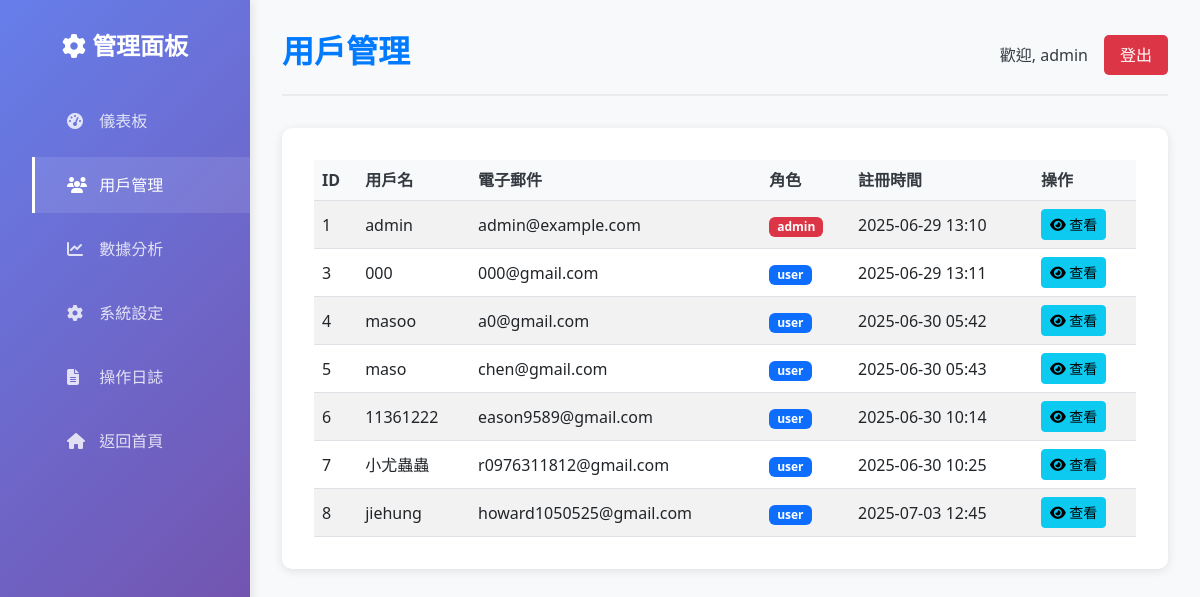
/admin/users (signed in), run on an earlier commit of the app's database.
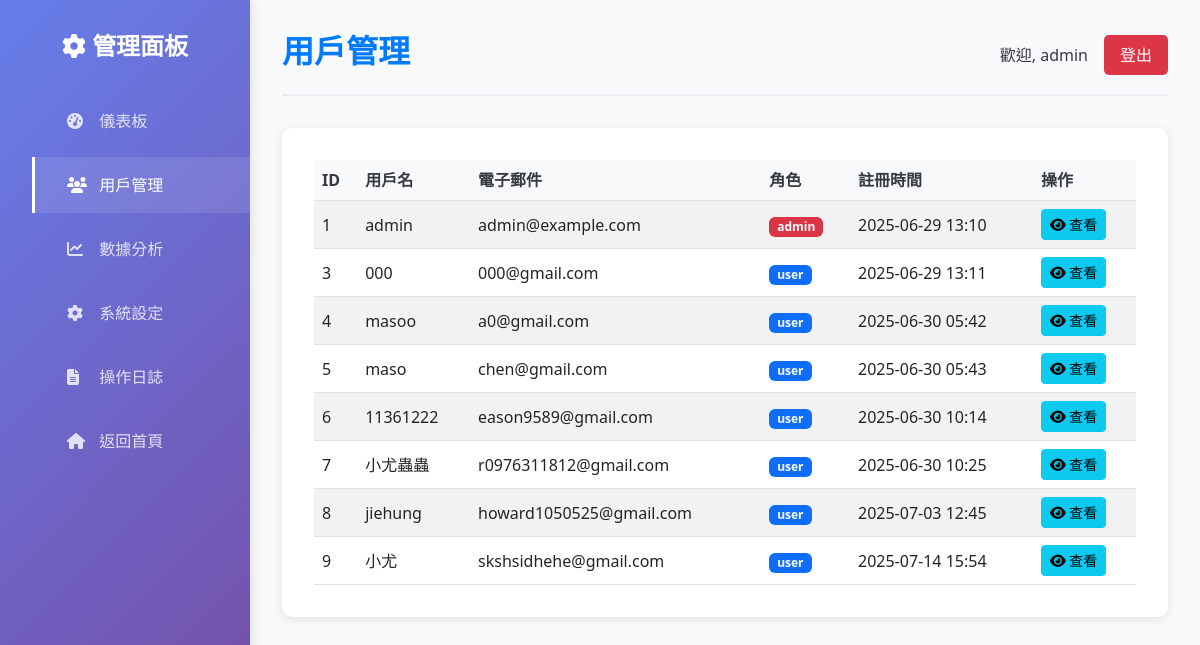
And on a later commit of the database.
### models.py (models this page shows, shortened)
class User(db.Model, UserMixin):
    __tablename__ = 'users'
    id = db.Column(db.Integer, primary_key=True)
    username = db.Column(db.String(80), unique=True, nullable=False)
    email = db.Column(db.String(120), unique=True, nullable=False)
    password_hash = db.Column(db.String(256), nullable=False)
    role = db.Column(db.String(20), nullable=False, default='user') # 'user' or 'admin'
    created_at = db.Column(db.DateTime, default=datetime.utcnow)

### admin.py (the view)
@admin_bp.route('/users')
@admin_required
def users():
    page = request.args.get('page', 1, type=int)
    per_page = 20
    users = User.query.paginate(
        page=page, per_page=per_page, error_out=False
    )
    log_admin_action(f"Viewed users list (page {page})")
    return render_template('admin_users.html', users=users)

### admin.py (called while the page is built)
def admin_required(f):
    @wraps(f)
    @login_required
    def decorated_function(*args, **kwargs):
        if current_user.role != 'admin':
            abort(403)
        return f(*args, **kwargs)
    return decorated_function

def log_admin_action(action):
    admin_log = AdminLog(
        admin_id=current_user.id,
        action=action,
        timestamp=datetime.utcnow()
    )
    db.session.add(admin_log)
    db.session.commit()

### app.py (called while the page is built)
@login_manager.user_loader
def load_user(user_id):
    return db.session.get(User, int(user_id))

### templates/admin_users.html (shortened to what this page needs)
<!DOCTYPE html>
<html lang="zh-Hant">
<head>
    <link rel="stylesheet" href="https://cdnjs.cloudflare.com/ajax/libs/font-awesome/6.4.2/css/all.min.css">
    <link rel="stylesheet" href="https://cdnjs.cloudflare.com/ajax/libs/bootstrap/5.3.0/css/bootstrap.min.css">
    <link rel="stylesheet" href="{{ url_for('static', filename='css/admin.css') }}">
</head>
<body>
    <div class="admin-container">
        <aside class="sidebar">
            <h2><i class="fas fa-cog"></i> 管理面板</h2>
            <ul>
                <li><a href="{{ url_for('admin.dashboard') }}"><i class="fas fa-tachometer-alt"></i> 儀表板</a></li>
                <li><a href="{{ url_for('admin.users') }}" class="active"><i class="fas fa-users"></i> 用戶管理</a></li>
                <li><a href="{{ url_for('admin.analytics') }}"><i class="fas fa-chart-line"></i> 數據分析</a></li>
                <li><a href="{{ url_for('admin.settings') }}"><i class="fas fa-cog"></i> 系統設定</a></li>
                <li><a href="{{ url_for('admin.logs') }}"><i class="fas fa-file-alt"></i> 操作日誌</a></li>
                <li><a href="{{ url_for('index') }}"><i class="fas fa-home"></i> 返回首頁</a></li>
            </ul>
        </aside>
        <main class="main-content">
            <header class="header">
                <h1>用戶管理</h1>
                <div>
                    <span>歡迎, {{ current_user.username }}</span>
                    <a href="{{ url_for('auth.logout') }}" class="logout-btn">登出</a>
                </div>
            </header>
            <section class="users-section">
                <div class="table-responsive">
                    <table class="table table-striped">
                        <thead>
                            <tr>
                                <th>ID</th>
                                <th>用戶名</th>
                                <th>電子郵件</th>
                                <th>角色</th>
                                <th>註冊時間</th>
                                <th>操作</th>
                            </tr>
                        </thead>
                        <tbody>
                            {% for user in users.items %}
                            <tr>
                                <td>{{ user.id }}</td>
                                <td>{{ user.username }}</td>
                                <td>{{ user.email }}</td>
                                <td>
                                    <span class="badge {% if user.role == 'admin' %}bg-danger{% else %}bg-primary{% endif %}">
                                        {{ user.role }}
                                    </span>
                                </td>
                                <td>{{ user.created_at.strftime('%Y-%m-%d %H:%M') }}</td>
                                <td>
                                    <a href="{{ url_for('admin.user_detail', user_id=user.id) }}" class="btn btn-sm btn-info">
                                        <i class="fas fa-eye"></i> 查看
                                    </a>
                                </td>
                            </tr>
                            {% endfor %}
                        </tbody>
                    </table>
                </div>
            </section>
        </main>
    </div>
</body>
</html>

### static/css/admin.css (style rules this page uses)
:root { --primary-color: #007bff; --secondary-color: #6c757d; --success-color: #28a745; --danger-color: #dc3545; --warning-color: #ffc107; --info-color: #17a2b8; --dark-color: #343a40; --light-color: #f8f9fa; --sidebar-width: 250px; }
* { margin: 0; padding: 0; box-sizing: border-box; }
body { font-family: 'Segoe UI', Tahoma, Geneva, Verdana, sans-serif; background-color: var(--light-color); color: var(--dark-color); }
.admin-container { display: flex; min-height: 100vh; }
.sidebar { width: var(--sidebar-width); background: linear-gradient(135deg, #667eea 0%, #764ba2 100%); color: white; padding: 2rem 0; position: fixed; height: 100vh; overflow-y: auto; box-shadow: 2px 0 10px rgba(0, 0, 0, 0.1); }
.sidebar h2 { text-align: center; margin-bottom: 2rem; font-size: 1.5rem; font-weight: 600; }
.sidebar ul { list-style: none; }
.sidebar ul li { margin: 0.5rem 0; }
.sidebar ul li a { display: block; padding: 1rem 2rem; color: rgba(255, 255, 255, 0.8); text-decoration: none; transition: all 0.3s ease; border-left: 3px solid transparent; }
.sidebar ul li a:hover, .sidebar ul li a.active { background-color: rgba(255, 255, 255, 0.1); color: white; border-left-color: white; }
.sidebar ul li a i { margin-right: 0.5rem; width: 20px; }
.main-content { margin-left: var(--sidebar-width); flex: 1; padding: 2rem; background-color: var(--light-color); }
.header { display: flex; justify-content: space-between; align-items: center; margin-bottom: 2rem; padding-bottom: 1rem; border-bottom: 2px solid #e9ecef; }
.header h1 { color: var(--primary-color); font-size: 2rem; font-weight: 600; }
.header div { display: flex; align-items: center; gap: 1rem; }
.logout-btn { background: var(--danger-color); color: white; padding: 0.5rem 1rem; text-decoration: none; border-radius: 5px; transition: background-color 0.3s ease; }
.table { margin: 0; }
.table th { background-color: var(--light-color); color: var(--dark-color); font-weight: 600; border-top: none; }
.table td { vertical-align: middle; }
.badge { font-size: 0.75rem; padding: 0.25rem 0.5rem; }
.users-section { background: white; padding: 2rem; border-radius: 10px; box-shadow: 0 2px 10px rgba(0, 0, 0, 0.1); }

What changed in the data, as far as the page shows it:
added User: id "9", username "小尤", email "skshsidhehe@gmail.com", role "user", created_at "2025-07-14 15:54"
